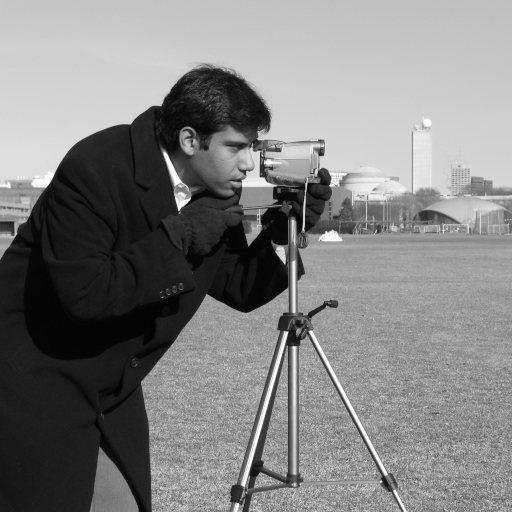
#> input picture skimage.data.camera(), 512 x 512 px
$ jupyter execute --allow-errors 'Segmentación de Regiones.ipynb'
#> lines starting #> are read from the running program, lines starting #| are printed output that depends on the picture; after the words box and inside, x2 and y2 are one past the last pixel; in counts of white or black regions, pixels touching at a corner belong together; long printed decimals are rounded
<center>
<a href="http://www.udem.edu.co/"></a>
<h1>Reconocimiento de Patrones I y II</h1>
<h2>Segmentación: bordes, puntos de interés y regiones</h2>
<h3>2018-2</h3>
</center>

=========================================================================================================================

## Introducción

Cuando se quiere hacer reconocimiento de patrones en imagenes se hace imprescindible la extracción de información relevante de las imagenes para caracterizarlas. Esto se consigue a través de la identificación de las regiones de interés de las imágenes que se quieren clasificar. En este contexto, la binarización juega un papel fundamental para permitir la extracción de dicha información.

=========================================================================================================================

## Regiones: Umbrales

### Binarización de Umbral

Consiste en determinar un valor $T$ llamado umbral, que permitirá llevar una imagen en escala de grises a una imagen binaria o lógica. Esto es, si un píxel de la imagen tiene un valor mayor que $T$, será llevado al valor 255 (1 en representación lógica, el equivalente al blanco). Mientras que si un píxel tiene un valor menor o igual que $T$, será llevado a 0 (equivalente al negro o fondo de la imagen)

A partir del histograma de la imagen se puede partir para encontrar el umbral $T$.

### Selección de Umbral óptimo

En las imágenes de problemas reales no es común encontrarse con histogramas tan sencillos como el de la figura anterior anterior que permite encontrar el valor óptimo de $T$ de una manera tan simple. Por tal razón, se hace indispensable estudiar técnicas que permitan encontrar dicho valor $T$ óptimo.

Los histogramas pueden considerarse formados por la suma de funciones de densidad de
probabilidad. Observando la imagen mostrada en la figura anterior los dos lóbulos de los histogramas
señalados se pueden definir como funciones de densidad, que permiten determinar la probabilidad de
que un píxel pertenezca o no a un lóbulo, figura siguiente. En el caso del histograma bimodal (aquellos que
poseen dos lóbulos), la función global que aproxima el histograma viene dada por:

$p(z) = P_1p_1(z) + P_2p_2(z) $

donde $z$ es una variable aleatoria que representa la intensidad, $p_1(z)$ y $p_2(z)$ son las funciones de
densidad de probabilidad y $P_1$ y $P_2$ son las probabilidades a priori. Estas dos últimas son las que nos
proporcionan la probabilidad de ocurrencia de los dos tipos de niveles de intensidad.

Suponiendo las dos partes de la ecuación anterior como funciones de z,

$ d_1(z) = P_1p_1(z) $  y  $ d_2(z) = P_2p_2(z)$

tomaremos la decisión de clasificar el píxel como un objeto si $d_1(z) > d_2(z)$ o como píxel de fondo en
caso contrario. El valor óptimo que nos permite determinar a partir de qué valor es un objeto o fondo
vendrá dado entonces por el valor de $z$ para el cual $d_1(z) = d_2(z)$. Esto es,

$ P_1p_1(z) = P_2p_2(z) $

Si suponemos que $p_1(z)$ y $p_2(z)$ son funciones de densidad de probabilidad gaussianas, esto es,

haciendo $z = T$ en estas expresiones, sustituyendo en las anteriores y simplificando se obtiene la ecuación de
segundo grado en $T$:

Cuando resolvemos la ecuación de segundo grado se pueden obtener dos posibles soluciones,
lo cual nos indicaría que se pueden requerir dos valores de umbral para obtener una solución óptima.
En cambio si las desviaciones estándar son iguales, será suficiente un umbral único.

Analizando la ecuación anterior, vemos que si $\sigma = 0$ o $P_1 = P_2$ , el nivel óptimo es el valor medio de las
respectivas medias $m1$ y $m2$. La primera condición nos indica que tanto el objeto como el fondo tienen
intensidades constantes en toda la imagen. Por otro lado, la condición de que $P_1 = P_2$ significa que los
píxeles del objeto y del entorno tienen igual probabilidad de ocurrir, lo cual se da siempre que el
número de píxeles del objeto sea igual al número de píxeles del entorno en una imagen.
El procedimiento desarrollado anteriormente es aplicable a la selección de múltiples niveles, si bien
aplicando el procedimiento en sucesivas etapas una vez que se han separado los dos lóbulos principales
se procede a la separación en cada uno de ellos, y así sucesivamente hasta el nivel que se desee.

### Método de Otsu

Otsu (1979) estudió que, al igual que en el caso de las imágenes con los histogramas bimodales,
éstos están formados por la suma de dos funciones de densidad de probabilidad gaussianas, ecuaciones
vistas anteriormente, donde cada gaussiana se aproxima a uno de los lóbulos. Dedujo a raíz de esto, que
cuando las gaussianas se asemejan al histograma real, las desviaciones estándar disminuyen haciendo
que el mejor umbral a seleccionar sea aquel que minimice la suma de las varianzas de los dos lóbulos
del histograma.

Expresado de forma matemática, dada una imagen con $L$ niveles de intensidad y
asumiendo que el umbral buscado es $T$, las probabilidades acumuladas hasta $T$ y desde $T$ hasta $L$
resultan ser,

se obtienen las medias y las varianzas asociadas:

y, finalmente, se obtiene la varianza ponderada:

Se elige el umbral $T$ correspondiente al nivel de intensidad que proporcione la mínima varianza
ponderada definida en la ecuación anterior.

=========================================================================================================================

### Ejercicios de clase

=========================================================================================================================

### Veamos como aplicar el método de Otsu en la práctica

[cell 1]
import matplotlib.pyplot as plt
from skimage import data
from skimage.filters import threshold_otsu
from skimage.color import rgb2gray
from skimage import io
import numpy as np
from PIL import Image

image = data.camera()
#> image is the input picture: shape (512, 512); min 0, max 255, mean 129.1
thresh = threshold_otsu(image)
#> thresh = 102
binary = image > thresh
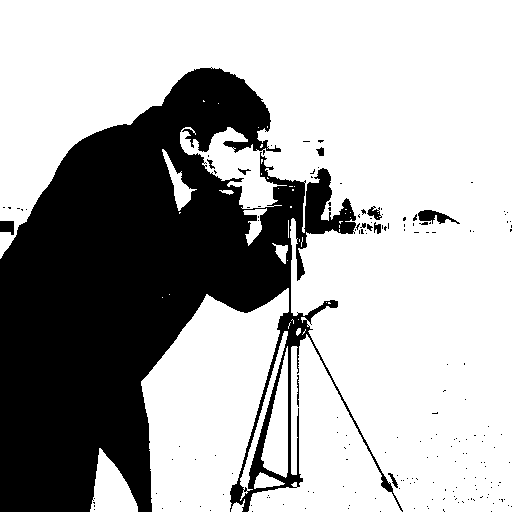
#> binary: shape (512, 512) bool; 67.9% white; 179 black regions (168 under 20 px), largest, box (x1, y1, x2, y2) and area: (0, 67, 403, 512) 82891, (418, 210, 460, 224) 293, (0, 221, 14, 235) 163

#Ukelele image

img_ukelele = Image.open('img/ukelele.jpeg')
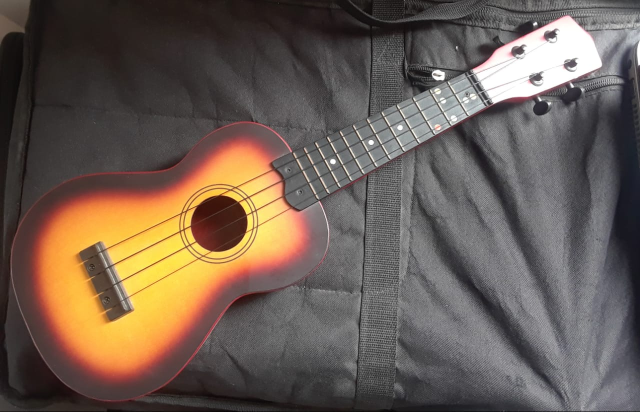
#> input picture Clase 13/img/ukelele.jpeg, 1280 x 823 px (shown at 1/2 size)
#> img_ukelele is the input picture: PIL image 1280x823 RGB; mean R, G, B 108.2, 93.8, 83.5
# Convertir a escala de grises
img_ukelele = img_ukelele.convert('L')
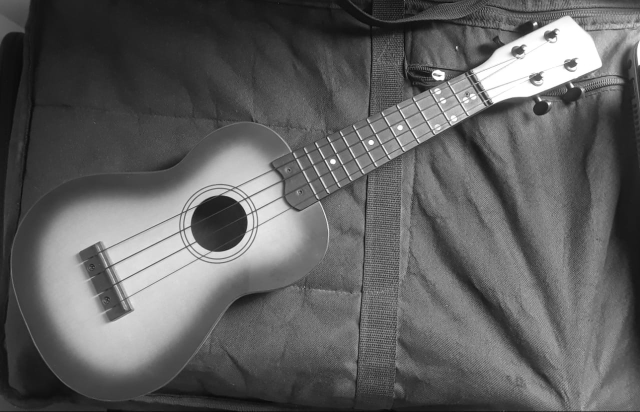
#> img_ukelele: PIL image 1280x823 L (shown at 1/2 size); min 0, max 255, mean 96.9
# Convertir a float32
img_ukelele = np.asarray(img_ukelele,dtype=np.float32)
#> img_ukelele: shape (823, 1280) float32


thresh1 = threshold_otsu(img_ukelele)
#> thresh1 = 113.1
binary1 = img_ukelele > thresh1  + 58 # Con esto se mejora el umbral (tener en cuenta que la imagen tiene mucho ruido)
#> binary1: shape (823, 1280) bool; 12% white; 429 white regions (322 under 20 px), largest, box (x1, y1, x2, y2) and area: (100, 302, 602, 725) 64618, (936, 31, 1235, 208) 25232, (242, 496, 395, 593) 4866

fig, axes = plt.subplots(ncols=3, figsize=(8, 2.5))
ax = axes.ravel()
ax[0] = plt.subplot(1, 3, 1)
ax[1] = plt.subplot(1, 3, 2)
ax[2] = plt.subplot(1, 3, 3, sharex=ax[0], sharey=ax[0])

ax[0].imshow(image, cmap=plt.cm.gray)
ax[0].set_title('Original')
ax[0].axis('off')

ax[1].hist(image.ravel(), bins=256)
ax[1].set_title('Histogram')
ax[1].axvline(thresh, color='r')

ax[2].imshow(binary, cmap=plt.cm.gray)
ax[2].set_title('Thresholded')
ax[2].axis('off')

plt.show()
#> figure, not shown here; panel 2: tallest bar 4957 high, from x = 26.89 to 27.89

#Ukelele

print('El umbral obtenido con el método de Otsu para el ukelele: ', thresh1, 'Fue mejorado manualmente (a 170)')
#| El umbral obtenido con el método de Otsu para el ukelele:  113.057 Fue mejorado manualmente (a 170)

fig, axes = plt.subplots(ncols=3, figsize=(8, 2.5))
ax = axes.ravel()
ax[0] = plt.subplot(1, 3, 1)
ax[1] = plt.subplot(1, 3, 2)
ax[2] = plt.subplot(1, 3, 3, sharex=ax[0], sharey=ax[0])

ax[0].imshow(img_ukelele, cmap=plt.cm.gray)
ax[0].set_title('Ukelele original')
ax[0].axis('off')

ax[1].hist(img_ukelele.ravel(), bins=256)
ax[1].set_title('Histogram')
ax[1].axvline(thresh1, color='r')

ax[2].imshow(binary1, cmap=plt.cm.gray)
ax[2].set_title('Thresholded')
ax[2].axis('off')

plt.show()
#> figure, not shown here; panel 2: tallest bar 13762 high, from x = 254 to 255

Comparar el tamaño de la imagen original del ukelele con el tamaño de la región de interés después de binarizar. Es decir, después de binarizar, los píxeles que interesan son los blancos. (ver solución del laboratorio 2)

Observar la diferencia en los histogramas de las dos imágenes presentadas.

## Dando un vistazo a la librería Skimage

http://scikit-image.org/docs/stable/auto_examples/index.html

## Métodos muy importantes en el reconocimiento de patrones

http://scikit-image.org/docs/dev/api/skimage.measure.html

=================================================================================================================================

## Temas a trabajar en las presentaciones magistrales (exposiciones)

## Regiones

### Método de Ridler-Calvard

### Etiquetado de componentes conexas

### Crecimiento y División

## Bordes: Operadores de primera derivada

### Gradiente de una imagen

### Operadores de Sobel

### Operador de Prewitt

### Operador de Roberts

### Operador de Prewitt

### Máscaras de Kirsch

### Máscaras de Frei-Chen

## Bordes: Operadores de segunda derivada

### Operador Laplaciana

### Operador Laplaciana de la Gaussiana

=================================================================================================================================

## Puntos de interés

=================================================================================================================================

## Suavizado y Realzado

### Filtros de orden, filtros de media y filtrado adaptativo

=================================================================================================================================

## Transformación del dominio

### Fourier, coseno y Wavelets

### Filtros paso alto y filtros paso bajo

### Transformada de componentes principales

=================================================================================================================================

## Fundamentos de Color

=================================================================================================================================

## Etiquetado de regiones de una imagen (Caracterización) - Ejemplo práctico

1. Detección de umbral óptimo con el método de Otsu
2. Cierre de pequeños agujeros con cierre binario.
3. Eliminación de artefactos que tocan el borde de la imagen.
4. Medida de regiones de la imagen para filtrar objetos pequeños.

[cell 2]
import matplotlib.pyplot as plt
import matplotlib.patches as mpatches

from skimage import data
from skimage.filters import threshold_otsu
from skimage.segmentation import clear_border
from skimage.measure import label, regionprops
from skimage.morphology import closing, square
from skimage.color import label2rgb


image = data.coins()[50:-50, 50:-50]
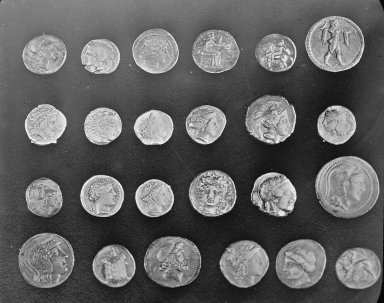
#> input picture skimage.data.coins(), 384 x 303 px
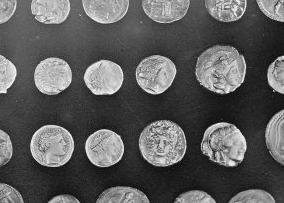
#> image: shape (203, 284); min 7, max 252, mean 91.5

# apply threshold
thresh = threshold_otsu(image)
#> thresh = 112
bw = closing(image > thresh, square(3))
#> bw: shape (203, 284) bool; 33.4% white; 28 white regions (5 under 20 px), largest, box (x1, y1, x2, y2) and area: (195, 46, 246, 94) 1895, (139, 120, 187, 166) 1720, (201, 122, 247, 166) 1481

# remove artifacts connected to image border
cleared = clear_border(bw)

# label image regions
label_image = label(cleared)
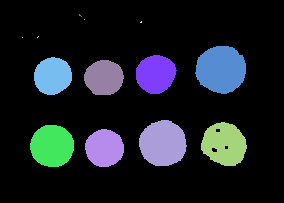
#> label_image: shape (203, 284) int32; 14 distinct labels, from 0 to 13; one colour per label, 0 black
image_label_overlay = label2rgb(label_image, image=image)
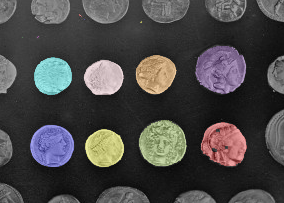
#> image_label_overlay: shape (203, 284, 3) float64; mean R, G, B 0.285, 0.278, 0.276

fig, ax = plt.subplots(figsize=(10, 6))
ax.imshow(image_label_overlay)

for region in regionprops(label_image):
    # take regions with large enough areas
    if region.area >= 100:
        # draw rectangle around segmented coins
        minr, minc, maxr, maxc = region.bbox
        rect = mpatches.Rectangle((minc, minr), maxc - minc, maxr - minr,
                                  fill=False, edgecolor='red', linewidth=2)
        ax.add_patch(rect)
#> this loop made 13 passes
#> (minr, minc, maxr, maxc) on passes 6 to 13: (46, 195, 94, 246), (55, 136, 94, 177), (57, 34, 95, 72), (60, 84, 95, 124), (120, 139, 166, 187), (122, 201, 166, 247), (125, 30, 167, 74), (129, 85, 167, 124)

ax.set_axis_off()
plt.tight_layout()
plt.show()

## Extracción de propiedades de una imagen

[cell 3]
import math
import matplotlib.pyplot as plt
import numpy as np

from skimage.draw import ellipse
from skimage.measure import label, regionprops
from skimage.transform import rotate


image = np.zeros((600, 600))

rr, cc = ellipse(300, 350, 100, 220)
image[rr, cc] = 1

image = rotate(image, angle=15, order=0)

#print(image)
#plt.imshow(image)

label_img = label(image)
regions = regionprops(label_img)

fig, ax = plt.subplots()
ax.imshow(image, cmap=plt.cm.gray)

for props in regions:
    y0, x0 = props.centroid
    orientation = props.orientation
    x1 = x0 + math.cos(orientation) * 0.5 * props.major_axis_length
    y1 = y0 - math.sin(orientation) * 0.5 * props.major_axis_length
    x2 = x0 - math.sin(orientation) * 0.5 * props.minor_axis_length
    y2 = y0 - math.cos(orientation) * 0.5 * props.minor_axis_length

    ax.plot((x0, x1), (y0, y1), '-r', linewidth=2.5)
    ax.plot((x0, x2), (y0, y2), '-r', linewidth=2.5)
    ax.plot(x0, y0, '.g', markersize=15)

    minr, minc, maxr, maxc = props.bbox
    bx = (minc, maxc, maxc, minc, minc)
    by = (minr, minr, maxr, maxr, minr)
    ax.plot(bx, by, '-b', linewidth=2.5)

ax.axis((0, 600, 600, 0))
plt.show()
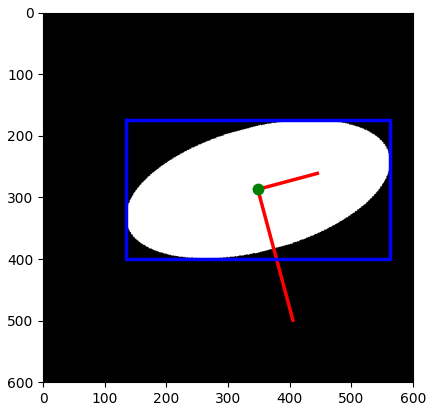
#> figure drawn by matplotlib, 1 panel

for prop in region:
    print(prop, region[prop])
#> this loop made 30 passes
#> prop on passes 1 to 12: 'area', 'area_bbox', 'area_convex', 'area_filled', 'axis_major_length', 'axis_minor_length', 'bbox', 'centroid', 'centroid_local', 'coords', 'eccentricity', 'equivalent_diameter_area'
#| area 1155.0
#| area_bbox 1482.0
#| area_convex 1186.0
#| area_filled 1155.0
#| axis_major_length 38.989
#| axis_minor_length 37.738
#| bbox (129, 85, 167, 124)
#| centroid (147.703, 104.057)
#> (further printed lines are left out)

## Nota
los resultados entregados por el método regionprops pueden ser usados como características de una imagen y posteriormente implementar alguno de los modelos clasificadores que vimos en el curso para hacer el reconocimiento de patrones, teniendo en cuenta que se pueden aplicar métodos de reducción de dimensión si se considera necesario.

### Ejercicios de clase

1. Usando regionprops, extraer e interpretar mímimo 10 propiedades de las imágenes ukelele y lena trabajadas durante el curso.

2. Explorar el universo de métodos de la librería Skimage y probar algunos ejemplos de los temas propuestos para las exposiciones magistrales de final de curso.

[cell 4]
from PIL import Image
import numpy as np
import matplotlib.pyplot as plt

from skimage.filters import threshold_otsu
from skimage.segmentation import clear_border
from skimage.measure import label, regionprops
from skimage.color import label2rgb
from skimage.morphology import closing, square

Ukelele = Image.open('img/ukelele.jpeg')
img_uke = Ukelele.convert('L')
img_uke = np.asarray(img_uke, dtype=np.float32)

plt.imshow(img_uke, cmap='gray')
plt.show()

[cell 5]
thresh = threshold_otsu(img_uke)
#> thresh = 113.1
bw = closing(img_uke > thresh, square(3))
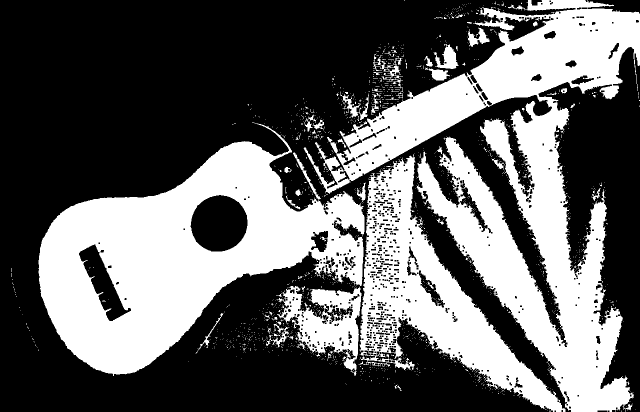
#> bw: shape (823, 1280) bool (shown at 1/2 size); 38.6% white; 1468 white regions (1408 under 20 px), largest, box (x1, y1, x2, y2) and area: (607, 0, 1280, 823) 173609, (77, 245, 729, 752) 145225, (717, 309, 1131, 823) 62361

cleared = clear_border(bw)
#> cleared: shape (823, 1280) bool; 16.2% white; 1461 white regions (1403 under 20 px), largest, box (x1, y1, x2, y2) and area: (77, 245, 729, 752) 145225, (553, 572, 723, 752) 13528, (867, 88, 917, 138) 1240

label_image = label(cleared)
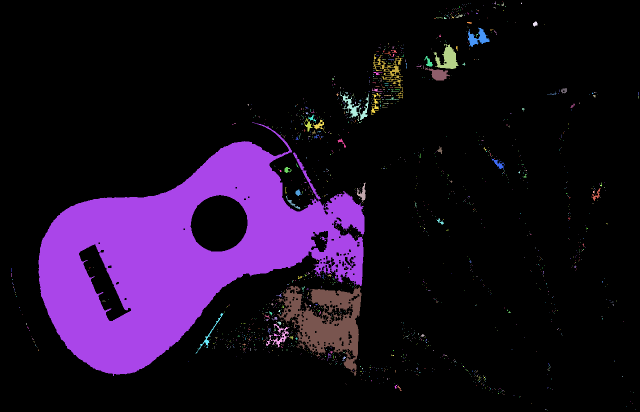
#> label_image: shape (823, 1280) int32 (shown at 1/2 size); 1462 distinct labels, from 0 to 1461; one colour per label, 0 black
